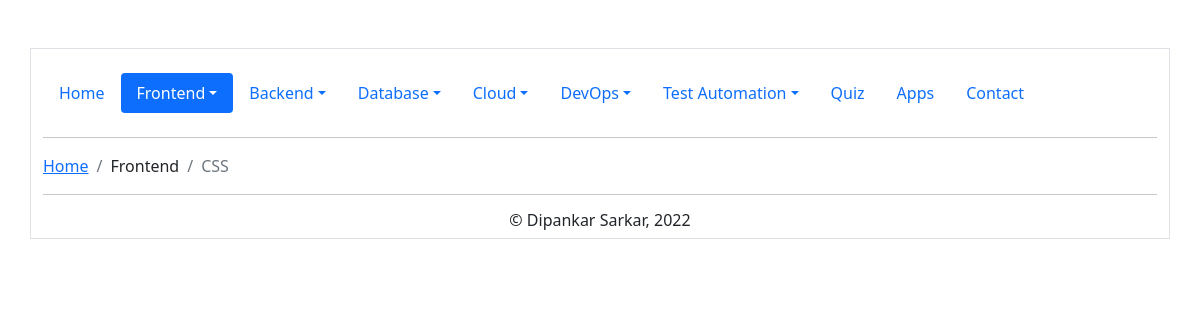
Page /?page=css on the committed database.
### tables this page shows
CREATE TABLE `menus` (
  `id` int(11) NOT NULL,
  `category_name` varchar(255) NOT NULL,
  `slug` varchar(255) NOT NULL,
  `pid` int(11) NOT NULL,
  `cattype` int(11) NOT NULL COMMENT '0=Parent\r\n1=Question and Answer\r\n2=Quiz\r\n3=App'
);

### index.php (called while the page is built, shortened)
<?php include("inc/config.php"); ?>
<?php include("inc/header.php"); ?>
<?php include("inc/nav.php"); ?>
<?php include("inc/breadcrumb.php"); ?>
<?php include("inc/footer.php"); ?>

### inc/config.php (called while the page is built, shortened)
<?php
$page = isset($_GET['page']) ? $_GET['page'] : 'home';
?>

### inc/breadcrumb.php (the view, shortened to what this page needs)
<?php
   $sql_bc = 'SELECT * FROM menus WHERE slug = "'.$page.'"';
   if($result_bc = mysqli_query($link, $sql_bc)) {
      if(mysqli_num_rows($result_bc) > 0) {
         $row_bc = mysqli_fetch_row($result_bc);
   ?>
<?php
   if($page=="home") {
   ?>
<nav aria-label="breadcrumb">
   <ol class="breadcrumb">
      <li class="breadcrumb-item active" aria-current="page">Home</li>
   </ol>
</nav>
<?php } else { ?>
<?php if ($row_bc[3]!=0 && $row_bc[2]==$page) {
   $sql_pc = 'SELECT category_name FROM menus WHERE id = '.$row_bc[3].'';
   if($result_pc = mysqli_query($link, $sql_pc)) {
      if(mysqli_num_rows($result_pc) > 0) {
         $row_pc = mysqli_fetch_row($result_pc);
      }
   }
?>
<nav aria-label="breadcrumb">
   <ol class="breadcrumb">
      <li class="breadcrumb-item"><a href="?page=home">Home</a></li>
      <li class="breadcrumb-item"><?=$row_pc[0];?></li>
      <li class="breadcrumb-item active" aria-current="page"><?=$row_bc[1];?></li>
   </ol>
</nav>
<?php } ?>
<?php } ?>
<?php } } ?>

### inc/nav.php (shortened to what this page needs)
<?php $sql_menu = "SELECT * FROM menus WHERE pid = 0"; ?>
<ul class="nav nav-pills mt-4 mb-4">
   <?php
   if($result_menu = mysqli_query($link, $sql_menu)) {
      if(mysqli_num_rows($result_menu) > 0) {
         while($row_menu = mysqli_fetch_array($result_menu)) {
            if($row_menu['cattype'] == 2) {
               $sql_submenu = "SELECT * FROM menus WHERE cattype =2";
               $result_submenu = mysqli_query($link, $sql_submenu);
               $sql_submenu_slugs = "SELECT slug FROM menus WHERE cattype =2";
            } else if($row_menu['cattype'] == 3) {
               $sql_submenu = "SELECT * FROM menus WHERE cattype =3";
               $result_submenu = mysqli_query($link, $sql_submenu);
               $sql_submenu_slugs = "SELECT slug FROM menus WHERE cattype =3";
            } else {
               $sql_submenu = "SELECT * FROM menus WHERE cattype NOT IN (2,3) AND pid=".$row_menu['id'] ;
               $result_submenu = mysqli_query($link, $sql_submenu);
               $sql_submenu_slugs = "SELECT slug FROM menus WHERE cattype NOT IN (2,3) AND pid=".$row_menu['id'];
            }
            $result_submenu_slugs = mysqli_query($link, $sql_submenu_slugs);
            $menu_slugs = array();
            while($row_submenu_slugs = mysqli_fetch_array($result_submenu_slugs)) {
               $menu_slugs[] = $row_submenu_slugs['slug'];
            }
   ?>
   <li class="nav-item <?php if(mysqli_num_rows($result_submenu) > 0) { echo "dropdown"; } ?>">
      <a class="nav-link <?php if($page==$row_menu['slug'] || in_array($page, $menu_slugs)) echo "active "; ?><?php if(mysqli_num_rows($result_submenu) > 0) { echo "dropdown "; } ?><?php if(mysqli_num_rows($result_submenu) > 0) { echo "dropdown-toggle"; } ?>" <?php if(mysqli_num_rows($result_submenu) > 0) { echo 'data-bs-toggle="dropdown" role="button" aria-expanded="false"'; } ?> href="?page=<?=$row_menu['slug']; ?>"><?=$row_menu['category_name']; ?></a>
   </li>
   <?php
         }
      }
   }
   ?>
</ul>
<hr>

### rows in the picture
menus: category_name "Home"
menus: category_name "Frontend"
menus: category_name "Backend"
menus: category_name "Database"
menus: category_name "Cloud"
menus: category_name "DevOps"
menus: category_name "Test Automation"
menus: category_name "Quiz"
menus: category_name "Apps"
menus: category_name "Contact"
menus: category_name "CSS"
